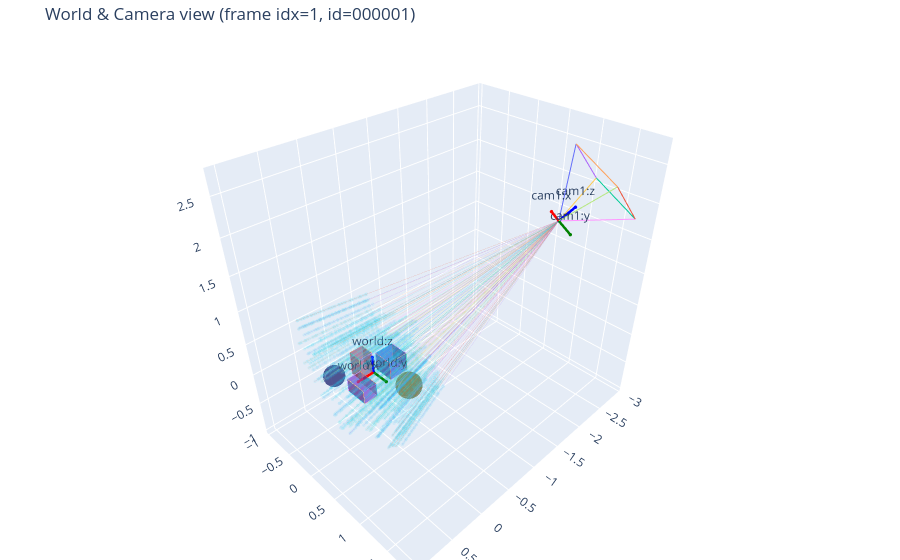

Notebook code cell kept with this figure:
### Code cell
if show_world_interactive:
    from nerflab.viz import plot_world_interactive
    try:
        world = load_world(world_json_path)
        cam = camera_from_loaded_H(batch["H_wc"])  
        idx = max(0, min(idx_frame_render, cam.B - 1))
        title = f"World & Camera view (frame idx={idx}, id={frame_ids[idx]})" if idx is not None else "All cam poses"

        idx_per_pose = torch.tensor([[idx_ray_render]], dtype=torch.long)

        fig, _ = plot_world_interactive(
            world,
            cameras=cam,
            cam_indices=[idx] if idx is not None else "all",
            draw_rays=True,
            draw_samples=True,
            # rays_indices=idx_per_pose,
            rays_per_pose=100,
            samples_deterministic=False,
            ray_alpha=0.25,
            samples_alpha=0.1,
            shape_edge_alpha=1.0,
            shape_face_alpha=0.6,
            set_labels=False,
            title=title,
            save_html=f"{scene_dir}/world_view.html",  # interactive output
            show=True,
        )
        # Optional static preview if you also want a PNG (requires `pip install kaleido`)
        # fig.write_image(f"{scene_dir}/world_view.png", scale=2)
    except Exception as e:
        print("[Warn] World Plotly view skipped due to error:", e)

### Figure 1 — Plotly figure (JSON) as saved in the notebook; plotly's stock layout.template omitted (floating-point values rounded to 4 significant figures; data arrays with more than 128 entries replaced by an {"elided": "..."} marker saying what was removed)
{"data": [{"flatshading": true, "hoverinfo": "skip", "i": [0, 0, 4, 4, 0, 0, 1, 1, 2, 2, 3, 3], "j": [1, 2, 6, 7, 4, 5, 5, 6, 6, 7, 7, 4], "k": [2, 3, 5, 6, 5, 1, 6, 2, 7, 3, 4, 0], "lighting": {"ambient": 0.5, "diffuse": 0.7, "specular": 0.1}, "name": "box", "opacity": 0.6, "type": "mesh3d", "x": [-0.44, -0.16, -0.16, -0.44, -0.44, -0.16, -0.16, -0.44], "y": [-0.14, -0.14, 0.14, 0.14, -0.14, -0.14, 0.14, 0.14], "z": [-0.14, -0.14, -0.14, -0.14, 0.14, 0.14, 0.14, 0.14]}, {"hoverinfo": "skip", "line": {"width": 1}, "mode": "lines", "name": "box-edge", "opacity": 1, "showlegend": false, "type": "scatter3d", "x": [-0.44, -0.16], "y": [-0.14, -0.14], "z": [-0.14, -0.14]}, {"hoverinfo": "skip", "line": {"width": 1}, "mode": "lines", "name": "box-edge", "opacity": 1, "showlegend": false, "type": "scatter3d", "x": [-0.16, -0.16], "y": [-0.14, 0.14], "z": [-0.14, -0.14]}, {"hoverinfo": "skip", "line": {"width": 1}, "mode": "lines", "name": "box-edge", "opacity": 1, "showlegend": false, "type": "scatter3d", "x": [-0.16, -0.44], "y": [0.14, 0.14], "z": [-0.14, -0.14]}, {"hoverinfo": "skip", "line": {"width": 1}, "mode": "lines", "name": "box-edge", "opacity": 1, "showlegend": false, "type": "scatter3d", "x": [-0.44, -0.44], "y": [0.14, -0.14], "z": [-0.14, -0.14]}, {"hoverinfo": "skip", "line": {"width": 1}, "mode": "lines", "name": "box-edge", "opacity": 1, "showlegend": false, "type": "scatter3d", "x": [-0.44, -0.16], "y": [-0.14, -0.14], "z": [0.14, 0.14]}, {"hoverinfo": "skip", "line": {"width": 1}, "mode": "lines", "name": "box-edge", "opacity": 1, "showlegend": false, "type": "scatter3d", "x": [-0.16, -0.16], "y": [-0.14, 0.14], "z": [0.14, 0.14]}, {"hoverinfo": "skip", "line": {"width": 1}, "mode": "lines", "name": "box-edge", "opacity": 1, "showlegend": false, "type": "scatter3d", "x": [-0.16, -0.44], "y": [0.14, 0.14], "z": [0.14, 0.14]}, {"hoverinfo": "skip", "line": {"width": 1}, "mode": "lines", "name": "box-edge", "opacity": 1, "showlegend": false, "type": "scatter3d", "x": [-0.44, -0.44], "y": [0.14, -0.14], "z": [0.14, 0.14]}, {"hoverinfo": "skip", "line": {"width": 1}, "mode": "lines", "name": "box-edge", "opacity": 1, "showlegend": false, "type": "scatter3d", "x": [-0.44, -0.44], "y": [-0.14, -0.14], "z": [-0.14, 0.14]}, {"hoverinfo": "skip", "line": {"width": 1}, "mode": "lines", "name": "box-edge", "opacity": 1, "showlegend": false, "type": "scatter3d", "x": [-0.16, -0.16], "y": [-0.14, -0.14], "z": [-0.14, 0.14]}, {"hoverinfo": "skip", "line": {"width": 1}, "mode": "lines", "name": "box-edge", "opacity": 1, "showlegend": false, "type": "scatter3d", "x": [-0.16, -0.16], "y": [0.14, 0.14], "z": [-0.14, 0.14]}, {"hoverinfo": "skip", "line": {"width": 1}, "mode": "lines", "name": "box-edge", "opacity": 1, "showlegend": false, "type": "scatter3d", "x": [-0.44, -0.44], "y": [0.14, 0.14], "z": [-0.14, 0.14]}, {"flatshading": true, "hoverinfo": "skip", "i": [0, 0, 4, 4, 0, 0, 1, 1, 2, 2, 3, 3], "j": [1, 2, 6, 7, 4, 5, 5, 6, 6, 7, 7, 4], "k": [2, 3, 5, 6, 5, 1, 6, 2, 7, 3, 4, 0], "lighting": {"ambient": 0.5, "diffuse": 0.7, "specular": 0.1}, "name": "box", "opacity": 0.6, "type": "mesh3d", "x": [0.18, 0.38, 0.38, 0.18, 0.18, 0.38, 0.38, 0.18], "y": [-0.04, -0.04, 0.28, 0.28, -0.04, -0.04, 0.28, 0.28], "z": [-0.1, -0.1, -0.1, -0.1, 0.1, 0.1, 0.1, 0.1]}, {"hoverinfo": "skip", "line": {"width": 1}, "mode": "lines", "name": "box-edge", "opacity": 1, "showlegend": false, "type": "scatter3d", "x": [0.18, 0.38], "y": [-0.04, -0.04], "z": [-0.1, -0.1]}, {"hoverinfo": "skip", "line": {"width": 1}, "mode": "lines", "name": "box-edge", "opacity": 1, "showlegend": false, "type": "scatter3d", "x": [0.38, 0.38], "y": [-0.04, 0.28], "z": [-0.1, -0.1]}, {"hoverinfo": "skip", "line": {"width": 1}, "mode": "lines", "name": "box-edge", "opacity": 1, "showlegend": false, "type": "scatter3d", "x": [0.38, 0.18], "y": [0.28, 0.28], "z": [-0.1, -0.1]}, {"hoverinfo": "skip", "line": {"width": 1}, "mode": "lines", "name": "box-edge", "opacity": 1, "showlegend": false, "type": "scatter3d", "x": [0.18, 0.18], "y": [0.28, -0.04], "z": [-0.1, -0.1]}, {"hoverinfo": "skip", "line": {"width": 1}, "mode": "lines", "name": "box-edge", "opacity": 1, "showlegend": false, "type": "scatter3d", "x": [0.18, 0.38], "y": [-0.04, -0.04], "z": [0.1, 0.1]}, {"hoverinfo": "skip", "line": {"width": 1}, "mode": "lines", "name": "box-edge", "opacity": 1, "showlegend": false, "type": "scatter3d", "x": [0.38, 0.38], "y": [-0.04, 0.28], "z": [0.1, 0.1]}, {"hoverinfo": "skip", "line": {"width": 1}, "mode": "lines", "name": "box-edge", "opacity": 1, "showlegend": false, "type": "scatter3d", "x": [0.38, 0.18], "y": [0.28, 0.28], "z": [0.1, 0.1]}, {"hoverinfo": "skip", "line": {"width": 1}, "mode": "lines", "name": "box-edge", "opacity": 1, "showlegend": false, "type": "scatter3d", "x": [0.18, 0.18], "y": [0.28, -0.04], "z": [0.1, 0.1]}, {"hoverinfo": "skip", "line": {"width": 1}, "mode": "lines", "name": "box-edge", "opacity": 1, "showlegend": false, "type": "scatter3d", "x": [0.18, 0.18], "y": [-0.04, -0.04], "z": [-0.1, 0.1]}, {"hoverinfo": "skip", "line": {"width": 1}, "mode": "lines", "name": "box-edge", "opacity": 1, "showlegend": false, "type": "scatter3d", "x": [0.38, 0.38], "y": [-0.04, -0.04], "z": [-0.1, 0.1]}, {"hoverinfo": "skip", "line": {"width": 1}, "mode": "lines", "name": "box-edge", "opacity": 1, "showlegend": false, "type": "scatter3d", "x": [0.38, 0.38], "y": [0.28, 0.28], "z": [-0.1, 0.1]}, {"hoverinfo": "skip", "line": {"width": 1}, "mode": "lines", "name": "box-edge", "opacity": 1, "showlegend": false, "type": "scatter3d", "x": [0.18, 0.18], "y": [0.28, 0.28], "z": [-0.1, 0.1]}, {"flatshading": true, "hoverinfo": "skip", "i": [0, 0, 4, 4, 0, 0, 1, 1, 2, 2, 3, 3], "j": [1, 2, 6, 7, 4, 5, 5, 6, 6, 7, 7, 4], "k": [2, 3, 5, 6, 5, 1, 6, 2, 7, 3, 4, 0], "lighting": {"ambient": 0.5, "diffuse": 0.7, "specular": 0.1}, "name": "box", "opacity": 0.6, "type": "mesh3d", "x": [-0.1, 0.1, 0.1, -0.1, -0.1, 0.1, 0.1, -0.1], "y": [-0.34, -0.34, -0.14, -0.14, -0.34, -0.34, -0.14, -0.14], "z": [-0.18, -0.18, -0.18, -0.18, 0.18, 0.18, 0.18, 0.18]}, {"hoverinfo": "skip", "line": {"width": 1}, "mode": "lines", "name": "box-edge", "opacity": 1, "showlegend": false, "type": "scatter3d", "x": [-0.1, 0.1], "y": [-0.34, -0.34], "z": [-0.18, -0.18]}, {"hoverinfo": "skip", "line": {"width": 1}, "mode": "lines", "name": "box-edge", "opacity": 1, "showlegend": false, "type": "scatter3d", "x": [0.1, 0.1], "y": [-0.34, -0.14], "z": [-0.18, -0.18]}, {"hoverinfo": "skip", "line": {"width": 1}, "mode": "lines", "name": "box-edge", "opacity": 1, "showlegend": false, "type": "scatter3d", "x": [0.1, -0.1], "y": [-0.14, -0.14], "z": [-0.18, -0.18]}, {"hoverinfo": "skip", "line": {"width": 1}, "mode": "lines", "name": "box-edge", "opacity": 1, "showlegend": false, "type": "scatter3d", "x": [-0.1, -0.1], "y": [-0.14, -0.34], "z": [-0.18, -0.18]}, {"hoverinfo": "skip", "line": {"width": 1}, "mode": "lines", "name": "box-edge", "opacity": 1, "showlegend": false, "type": "scatter3d", "x": [-0.1, 0.1], "y": [-0.34, -0.34], "z": [0.18, 0.18]}, {"hoverinfo": "skip", "line": {"width": 1}, "mode": "lines", "name": "box-edge", "opacity": 1, "showlegend": false, "type": "scatter3d", "x": [0.1, 0.1], "y": [-0.34, -0.14], "z": [0.18, 0.18]}, {"hoverinfo": "skip", "line": {"width": 1}, "mode": "lines", "name": "box-edge", "opacity": 1, "showlegend": false, "type": "scatter3d", "x": [0.1, -0.1], "y": [-0.14, -0.14], "z": [0.18, 0.18]}, {"hoverinfo": "skip", "line": {"width": 1}, "mode": "lines", "name": "box-edge", "opacity": 1, "showlegend": false, "type": "scatter3d", "x": [-0.1, -0.1], "y": [-0.14, -0.34], "z": [0.18, 0.18]}, {"hoverinfo": "skip", "line": {"width": 1}, "mode": "lines", "name": "box-edge", "opacity": 1, "showlegend": false, "type": "scatter3d", "x": [-0.1, -0.1], "y": [-0.34, -0.34], "z": [-0.18, 0.18]}, {"hoverinfo": "skip", "line": {"width": 1}, "mode": "lines", "name": "box-edge", "opacity": 1, "showlegend": false, "type": "scatter3d", "x": [0.1, 0.1], "y": [-0.34, -0.34], "z": [-0.18, 0.18]}, {"hoverinfo": "skip", "line": {"width": 1}, "mode": "lines", "name": "box-edge", "opacity": 1, "showlegend": false, "type": "scatter3d", "x": [0.1, 0.1], "y": [-0.14, -0.14], "z": [-0.18, 0.18]}, {"hoverinfo": "skip", "line": {"width": 1}, "mode": "lines", "name": "box-edge", "opacity": 1, "showlegend": false, "type": "scatter3d", "x": [-0.1, -0.1], "y": [-0.14, -0.14], "z": [-0.18, 0.18]}, {"flatshading": true, "hoverinfo": "skip", "i": {"elided": "1482 int values"}, "j": {"elided": "1482 int values"}, "k": {"elided": "1482 int values"}, "lighting": {"ambient": 0.5, "diffuse": 0.7, "specular": 0.1}, "name": "sphere", "opacity": 0.6, "type": "mesh3d", "x": {"elided": "800 float values"}, "y": {"elided": "800 float values"}, "z": {"elided": "800 float values"}}, {"flatshading": true, "hoverinfo": "skip", "i": {"elided": "1482 int values"}, "j": {"elided": "1482 int values"}, "k": {"elided": "1482 int values"}, "lighting": {"ambient": 0.5, "diffuse": 0.7, "specular": 0.1}, "name": "sphere", "opacity": 0.6, "type": "mesh3d", "x": {"elided": "800 float values"}, "y": {"elided": "800 float values"}, "z": {"elided": "800 float values"}}, {"hovertemplate": "world:x axis<extra></extra>", "line": {"color": "red", "width": 5}, "marker": {"color": "red", "size": 2}, "mode": "lines+markers+text", "name": "world:x", "showlegend": false, "text": [null, "world:x"], "textposition": "top center", "type": "scatter3d", "x": [0, 0.25], "y": [0, 0], "z": [0, 0]}, {"hovertemplate": "world:y axis<extra></extra>", "line": {"color": "green", "width": 5}, "marker": {"color": "green", "size": 2}, "mode": "lines+markers+text", "name": "world:y", "showlegend": false, "text": [null, "world:y"], "textposition": "top center", "type": "scatter3d", "x": [0, 0], "y": [0, 0.25], "z": [0, 0]}, {"hovertemplate": "world:z axis<extra></extra>", "line": {"color": "blue", "width": 5}, "marker": {"color": "blue", "size": 2}, "mode": "lines+markers+text", "name": "world:z", "showlegend": false, "text": [null, "world:z"], "textposition": "top center", "type": "scatter3d", "x": [0, 0], "y": [0, 0], "z": [0, 0.25]}, {"hovertemplate": "cam1:x axis<extra></extra>", "line": {"color": "red", "width": 5}, "marker": {"color": "red", "size": 2}, "mode": "lines+markers+text", "name": "cam1:x", "showlegend": false, "text": [null, "cam1:x"], "textposition": "top center", "type": "scatter3d", "x": [-2.033, -1.864], "y": [1.182, 1.182], "z": [1.863, 2.047]}, {"hovertemplate": "cam1:y axis<extra></extra>", "line": {"color": "green", "width": 5}, "marker": {"color": "green", "size": 2}, "mode": "lines+markers+text", "name": "cam1:y", "showlegend": false, "text": [null, "cam1:y"], "textposition": "top center", "type": "scatter3d", "x": [-2.033, -1.961], "y": [1.182, 1.412], "z": [1.863, 1.796]}, {"hovertemplate": "cam1:z axis<extra></extra>", "line": {"color": "blue", "width": 5}, "marker": {"color": "blue", "size": 2}, "mode": "lines+markers+text", "name": "cam1:z", "showlegend": false, "text": [null, "cam1:z"], "textposition": "top center", "type": "scatter3d", "x": [-2.033, -2.203], "y": [1.182, 1.28], "z": [1.863, 2.018]}, {"hoverinfo": "skip", "line": {"width": 2}, "mode": "lines", "name": "cam1", "opacity": 1, "showlegend": false, "type": "scatter3d", "x": [-2.033, -2.117], "y": [1.182, 1.829], "z": [1.863, 2.488]}, {"hoverinfo": "skip", "line": {"width": 2}, "mode": "lines", "name": "cam1", "opacity": 1, "showlegend": false, "type": "scatter3d", "x": [-2.033, -2.663], "y": [1.182, 1.829], "z": [1.863, 1.892]}, {"hoverinfo": "skip", "line": {"width": 2}, "mode": "lines", "name": "cam1", "opacity": 1, "showlegend": false, "type": "scatter3d", "x": [-2.033, -2.898], "y": [1.182, 1.086], "z": [1.863, 2.107]}, {"hoverinfo": "skip", "line": {"width": 2}, "mode": "lines", "name": "cam1", "opacity": 1, "showlegend": false, "type": "scatter3d", "x": [-2.033, -2.352], "y": [1.182, 1.086], "z": [1.863, 2.703]}, {"hoverinfo": "skip", "line": {"width": 2}, "mode": "lines", "name": "cam1", "opacity": 1, "showlegend": false, "type": "scatter3d", "x": [-2.117, -2.663], "y": [1.829, 1.829], "z": [2.488, 1.892]}, {"hoverinfo": "skip", "line": {"width": 2}, "mode": "lines", "name": "cam1", "opacity": 1, "showlegend": false, "type": "scatter3d", "x": [-2.663, -2.898], "y": [1.829, 1.086], "z": [1.892, 2.107]}, {"hoverinfo": "skip", "line": {"width": 2}, "mode": "lines", "name": "cam1", "opacity": 1, "showlegend": false, "type": "scatter3d", "x": [-2.898, -2.352], "y": [1.086, 1.086], "z": [2.107, 2.703]}, {"hoverinfo": "skip", "line": {"width": 2}, "mode": "lines", "name": "cam1", "opacity": 1, "showlegend": false, "type": "scatter3d", "x": [-2.352, -2.117], "y": [1.086, 1.829], "z": [2.703, 2.488]}, {"marker": {"opacity": 0.1, "size": 2}, "mode": "markers", "name": "samples", "showlegend": false, "type": "scatter3d", "x": {"elided": "4000 float values"}, "y": {"elided": "4000 float values"}, "z": {"elided": "4000 float values"}}, {"hoverinfo": "skip", "line": {"width": 0.8}, "mode": "lines", "name": "ray", "opacity": 0.25, "showlegend": false, "type": "scatter3d", "x": [-2.033, 0.7828], "y": [1.182, -0.136], "z": [1.863, 0.2554]}, {"hoverinfo": "skip", "line": {"width": 0.8}, "mode": "lines", "name": "ray", "opacity": 0.25, "showlegend": false, "type": "scatter3d", "x": [-2.033, -0.01702], "y": [1.182, -0.09931], "z": [1.863, -0.6954]}, {"hoverinfo": "skip", "line": {"width": 0.8}, "mode": "lines", "name": "ray", "opacity": 0.25, "showlegend": false, "type": "scatter3d", "x": [-2.033, 0.597], "y": [1.182, 0.02549], "z": [1.863, -0.1361]}, {"hoverinfo": "skip", "line": {"width": 0.8}, "mode": "lines", "name": "ray", "opacity": 0.25, "showlegend": false, "type": "scatter3d", "x": [-2.033, -0.2512], "y": [1.182, -0.3593], "z": [1.863, -0.7257]}, {"hoverinfo": "skip", "line": {"width": 0.8}, "mode": "lines", "name": "ray", "opacity": 0.25, "showlegend": false, "type": "scatter3d", "x": [-2.033, 0.8695], "y": [1.182, 0.3391], "z": [1.863, 0.0979]}, {"hoverinfo": "skip", "line": {"width": 0.8}, "mode": "lines", "name": "ray", "opacity": 0.25, "showlegend": false, "type": "scatter3d", "x": [-2.033, 0.4848], "y": [1.182, -0.8957], "z": [1.863, 0.6004]}, {"hoverinfo": "skip", "line": {"width": 0.8}, "mode": "lines", "name": "ray", "opacity": 0.25, "showlegend": false, "type": "scatter3d", "x": [-2.033, 0.1918], "y": [1.182, -0.2916], "z": [1.863, -0.4019]}, {"hoverinfo": "skip", "line": {"width": 0.8}, "mode": "lines", "name": "ray", "opacity": 0.25, "showlegend": false, "type": "scatter3d", "x": [-2.033, 0.6013], "y": [1.182, -0.5415], "z": [1.863, 0.3331]}, {"hoverinfo": "skip", "line": {"width": 0.8}, "mode": "lines", "name": "ray", "opacity": 0.25, "showlegend": false, "type": "scatter3d", "x": [-2.033, 0.5551], "y": [1.182, 0.2949], "z": [1.863, -0.32]}, {"hoverinfo": "skip", "line": {"width": 0.8}, "mode": "lines", "name": "ray", "opacity": 0.25, "showlegend": false, "type": "scatter3d", "x": [-2.033, 0.8312], "y": [1.182, 0.05927], "z": [1.863, 0.1938]}, {"hoverinfo": "skip", "line": {"width": 0.8}, "mode": "lines", "name": "ray", "opacity": 0.25, "showlegend": false, "type": "scatter3d", "x": [-2.033, 0.007246], "y": [1.182, -0.2502], "z": [1.863, -0.5942]}, {"hoverinfo": "skip", "line": {"width": 0.8}, "mode": "lines", "name": "ray", "opacity": 0.25, "showlegend": false, "type": "scatter3d", "x": [-2.033, 0.4675], "y": [1.182, -0.4193], "z": [1.863, 0.009858]}, {"hoverinfo": "skip", "line": {"width": 0.8}, "mode": "lines", "name": "ray", "opacity": 0.25, "showlegend": false, "type": "scatter3d", "x": [-2.033, 0.8669], "y": [1.182, 0.3496], "z": [1.863, 0.08867]}, {"hoverinfo": "skip", "line": {"width": 0.8}, "mode": "lines", "name": "ray", "opacity": 0.25, "showlegend": false, "type": "scatter3d", "x": [-2.033, 0.07235], "y": [1.182, -0.5967], "z": [1.863, -0.2946]}, {"hoverinfo": "skip", "line": {"width": 0.8}, "mode": "lines", "name": "ray", "opacity": 0.25, "showlegend": false, "type": "scatter3d", "x": [-2.033, -0.09731], "y": [1.182, -0.07108], "z": [1.863, -0.7704]}, {"hoverinfo": "skip", "line": {"width": 0.8}, "mode": "lines", "name": "ray", "opacity": 0.25, "showlegend": false, "type": "scatter3d", "x": [-2.033, 0.09117], "y": [1.182, 0.3995], "z": [1.863, -0.8066]}, {"hoverinfo": "skip", "line": {"width": 0.8}, "mode": "lines", "name": "ray", "opacity": 0.25, "showlegend": false, "type": "scatter3d", "x": [-2.033, 0.4642], "y": [1.182, -0.6161], "z": [1.863, 0.1952]}, {"hoverinfo": "skip", "line": {"width": 0.8}, "mode": "lines", "name": "ray", "opacity": 0.25, "showlegend": false, "type": "scatter3d", "x": [-2.033, 0.4841], "y": [1.182, -0.3473], "z": [1.863, -0.02822]}, {"hoverinfo": "skip", "line": {"width": 0.8}, "mode": "lines", "name": "ray", "opacity": 0.25, "showlegend": false, "type": "scatter3d", "x": [-2.033, 0.1588], "y": [1.182, 0.03039], "z": [1.863, -0.6111]}, {"hoverinfo": "skip", "line": {"width": 0.8}, "mode": "lines", "name": "ray", "opacity": 0.25, "showlegend": false, "type": "scatter3d", "x": [-2.033, -0.08919], "y": [1.182, 0.3834], "z": [1.863, -0.9362]}, {"hoverinfo": "skip", "line": {"width": 0.8}, "mode": "lines", "name": "ray", "opacity": 0.25, "showlegend": false, "type": "scatter3d", "x": [-2.033, -0.6409], "y": [1.182, -0.8991], "z": [1.863, -0.5831]}, {"hoverinfo": "skip", "line": {"width": 0.8}, "mode": "lines", "name": "ray", "opacity": 0.25, "showlegend": false, "type": "scatter3d", "x": [-2.033, -0.1536], "y": [1.182, -0.5788], "z": [1.863, -0.5075]}, {"hoverinfo": "skip", "line": {"width": 0.8}, "mode": "lines", "name": "ray", "opacity": 0.25, "showlegend": false, "type": "scatter3d", "x": [-2.033, 0.655], "y": [1.182, -0.2541], "z": [1.863, 0.1417]}, {"hoverinfo": "skip", "line": {"width": 0.8}, "mode": "lines", "name": "ray", "opacity": 0.25, "showlegend": false, "type": "scatter3d", "x": [-2.033, -0.3028], "y": [1.182, -0.003799], "z": [1.863, -0.9391]}, {"hoverinfo": "skip", "line": {"width": 0.8}, "mode": "lines", "name": "ray", "opacity": 0.25, "showlegend": false, "type": "scatter3d", "x": [-2.033, 0.4776], "y": [1.182, -0.8498], "z": [1.863, 0.5142]}, {"hoverinfo": "skip", "line": {"width": 0.8}, "mode": "lines", "name": "ray", "opacity": 0.25, "showlegend": false, "type": "scatter3d", "x": [-2.033, 0.3237], "y": [1.182, -0.5499], "z": [1.863, -0.05988]}, {"hoverinfo": "skip", "line": {"width": 0.8}, "mode": "lines", "name": "ray", "opacity": 0.25, "showlegend": false, "type": "scatter3d", "x": [-2.033, 0.2554], "y": [1.182, 0.2269], "z": [1.863, -0.6073]}, {"hoverinfo": "skip", "line": {"width": 0.8}, "mode": "lines", "name": "ray", "opacity": 0.25, "showlegend": false, "type": "scatter3d", "x": [-2.033, 0.8715], "y": [1.182, 0.6182], "z": [1.863, -0.006793]}, {"hoverinfo": "skip", "line": {"width": 0.8}, "mode": "lines", "name": "ray", "opacity": 0.25, "showlegend": false, "type": "scatter3d", "x": [-2.033, 0.7422], "y": [1.182, -0.3073], "z": [1.863, 0.3362]}, {"hoverinfo": "skip", "line": {"width": 0.8}, "mode": "lines", "name": "ray", "opacity": 0.25, "showlegend": false, "type": "scatter3d", "x": [-2.033, 0.6493], "y": [1.182, -0.01103], "z": [1.863, -0.04297]}, {"hoverinfo": "skip", "line": {"width": 0.8}, "mode": "lines", "name": "ray", "opacity": 0.25, "showlegend": false, "type": "scatter3d", "x": [-2.033, -0.2064], "y": [1.182, 0.1729], "z": [1.863, -0.9471]}, {"hoverinfo": "skip", "line": {"width": 0.8}, "mode": "lines", "name": "ray", "opacity": 0.25, "showlegend": false, "type": "scatter3d", "x": [-2.033, 0.7436], "y": [1.182, 0.4285], "z": [1.863, -0.1303]}, {"hoverinfo": "skip", "line": {"width": 0.8}, "mode": "lines", "name": "ray", "opacity": 0.25, "showlegend": false, "type": "scatter3d", "x": [-2.033, -0.01008], "y": [1.182, -0.7925], "z": [1.863, -0.2011]}, {"hoverinfo": "skip", "line": {"width": 0.8}, "mode": "lines", "name": "ray", "opacity": 0.25, "showlegend": false, "type": "scatter3d", "x": [-2.033, 0.3956], "y": [1.182, -0.2322], "z": [1.863, -0.2234]}, {"hoverinfo": "skip", "line": {"width": 0.8}, "mode": "lines", "name": "ray", "opacity": 0.25, "showlegend": false, "type": "scatter3d", "x": [-2.033, -0.1608], "y": [1.182, -0.08375], "z": [1.863, -0.8099]}, {"hoverinfo": "skip", "line": {"width": 0.8}, "mode": "lines", "name": "ray", "opacity": 0.25, "showlegend": false, "type": "scatter3d", "x": [-2.033, 0.2603], "y": [1.182, 0.6095], "z": [1.863, -0.7185]}, {"hoverinfo": "skip", "line": {"width": 0.8}, "mode": "lines", "name": "ray", "opacity": 0.25, "showlegend": false, "type": "scatter3d", "x": [-2.033, 0.9001], "y": [1.182, 0.4737], "z": [1.863, 0.08947]}, {"hoverinfo": "skip", "line": {"width": 0.8}, "mode": "lines", "name": "ray", "opacity": 0.25, "showlegend": false, "type": "scatter3d", "x": [-2.033, -0.5486], "y": [1.182, -0.9], "z": [1.863, -0.5274]}, {"hoverinfo": "skip", "line": {"width": 0.8}, "mode": "lines", "name": "ray", "opacity": 0.25, "showlegend": false, "type": "scatter3d", "x": [-2.033, -0.1507], "y": [1.182, -0.958], "z": [1.863, -0.169]}, {"hoverinfo": "skip", "line": {"width": 0.8}, "mode": "lines", "name": "ray", "opacity": 0.25, "showlegend": false, "type": "scatter3d", "x": [-2.033, 0.5991], "y": [1.182, -0.5927], "z": [1.863, 0.3889]}, {"hoverinfo": "skip", "line": {"width": 0.8}, "mode": "lines", "name": "ray", "opacity": 0.25, "showlegend": false, "type": "scatter3d", "x": [-2.033, 0.4002], "y": [1.182, 0.4681], "z": [1.863, -0.5496]}, {"hoverinfo": "skip", "line": {"width": 0.8}, "mode": "lines", "name": "ray", "opacity": 0.25, "showlegend": false, "type": "scatter3d", "x": [-2.033, 0.5884], "y": [1.182, -0.3185], "z": [1.863, 0.09457]}, {"hoverinfo": "skip", "line": {"width": 0.8}, "mode": "lines", "name": "ray", "opacity": 0.25, "showlegend": false, "type": "scatter3d", "x": [-2.033, 0.3742], "y": [1.182, 0.4574], "z": [1.863, -0.5725]}, {"hoverinfo": "skip", "line": {"width": 0.8}, "mode": "lines", "name": "ray", "opacity": 0.25, "showlegend": false, "type": "scatter3d", "x": [-2.033, -0.2552], "y": [1.182, -0.433], "z": [1.863, -0.6832]}, {"hoverinfo": "skip", "line": {"width": 0.8}, "mode": "lines", "name": "ray", "opacity": 0.25, "showlegend": false, "type": "scatter3d", "x": [-2.033, -0.05777], "y": [1.182, -0.04492], "z": [1.863, -0.7532]}, {"hoverinfo": "skip", "line": {"width": 0.8}, "mode": "lines", "name": "ray", "opacity": 0.25, "showlegend": false, "type": "scatter3d", "x": [-2.033, 0.05388], "y": [1.182, -0.8769], "z": [1.863, -0.04936]}, {"hoverinfo": "skip", "line": {"width": 0.8}, "mode": "lines", "name": "ray", "opacity": 0.25, "showlegend": false, "type": "scatter3d", "x": [-2.033, -0.4182], "y": [1.182, -0.9475], "z": [1.863, -0.3974]}, {"hoverinfo": "skip", "line": {"width": 0.8}, "mode": "lines", "name": "ray", "opacity": 0.25, "showlegend": false, "type": "scatter3d", "x": [-2.033, -0.3299], "y": [1.182, -0.1925], "z": [1.863, -0.8686]}, {"hoverinfo": "skip", "line": {"width": 0.8}, "mode": "lines", "name": "ray", "opacity": 0.25, "showlegend": false, "type": "scatter3d", "x": [-2.033, 0.3139], "y": [1.182, 0.6193], "z": [1.863, -0.6721]}, {"hoverinfo": "skip", "line": {"width": 0.8}, "mode": "lines", "name": "ray", "opacity": 0.25, "showlegend": false, "type": "scatter3d", "x": [-2.033, 0.6396], "y": [1.182, -0.4297], "z": [1.863, 0.2787]}, {"hoverinfo": "skip", "line": {"width": 0.8}, "mode": "lines", "name": "ray", "opacity": 0.25, "showlegend": false, "type": "scatter3d", "x": [-2.033, -0.05835], "y": [1.182, 0.3047], "z": [1.863, -0.8907]}, {"hoverinfo": "skip", "line": {"width": 0.8}, "mode": "lines", "name": "ray", "opacity": 0.25, "showlegend": false, "type": "scatter3d", "x": [-2.033, 0.3512], "y": [1.182, -0.4555], "z": [1.863, -0.1081]}, {"hoverinfo": "skip", "line": {"width": 0.8}, "mode": "lines", "name": "ray", "opacity": 0.25, "showlegend": false, "type": "scatter3d", "x": [-2.033, 0.3326], "y": [1.182, -0.5463], "z": [1.863, -0.05225]}, {"hoverinfo": "skip", "line": {"width": 0.8}, "mode": "lines", "name": "ray", "opacity": 0.25, "showlegend": false, "type": "scatter3d", "x": [-2.033, -0.1557], "y": [1.182, -0.2224], "z": [1.863, -0.7361]}, {"hoverinfo": "skip", "line": {"width": 0.8}, "mode": "lines", "name": "ray", "opacity": 0.25, "showlegend": false, "type": "scatter3d", "x": [-2.033, 0.368], "y": [1.182, 0.4575], "z": [1.863, -0.5785]}, {"hoverinfo": "skip", "line": {"width": 0.8}, "mode": "lines", "name": "ray", "opacity": 0.25, "showlegend": false, "type": "scatter3d", "x": [-2.033, 0.2063], "y": [1.182, 0.6036], "z": [1.863, -0.7642]}, {"hoverinfo": "skip", "line": {"width": 0.8}, "mode": "lines", "name": "ray", "opacity": 0.25, "showlegend": false, "type": "scatter3d", "x": [-2.033, -0.02974], "y": [1.182, 0.1003], "z": [1.863, -0.7956]}, {"hoverinfo": "skip", "line": {"width": 0.8}, "mode": "lines", "name": "ray", "opacity": 0.25, "showlegend": false, "type": "scatter3d", "x": [-2.033, 0.06281], "y": [1.182, 0.5612], "z": [1.863, -0.8708]}, {"hoverinfo": "skip", "line": {"width": 0.8}, "mode": "lines", "name": "ray", "opacity": 0.25, "showlegend": false, "type": "scatter3d", "x": [-2.033, 0.7343], "y": [1.182, 0.37], "z": [1.863, -0.1202]}, {"hoverinfo": "skip", "line": {"width": 0.8}, "mode": "lines", "name": "ray", "opacity": 0.25, "showlegend": false, "type": "scatter3d", "x": [-2.033, 0.9651], "y": [1.182, 0.6273], "z": [1.863, 0.1443]}, {"hoverinfo": "skip", "line": {"width": 0.8}, "mode": "lines", "name": "ray", "opacity": 0.25, "showlegend": false, "type": "scatter3d", "x": [-2.033, -0.04666], "y": [1.182, -0.2643], "z": [1.863, -0.6298]}, {"hoverinfo": "skip", "line": {"width": 0.8}, "mode": "lines", "name": "ray", "opacity": 0.25, "showlegend": false, "type": "scatter3d", "x": [-2.033, 0.2479], "y": [1.182, -0.7992], "z": [1.863, 0.09559]}, {"hoverinfo": "skip", "line": {"width": 0.8}, "mode": "lines", "name": "ray", "opacity": 0.25, "showlegend": false, "type": "scatter3d", "x": [-2.033, -0.4303], "y": [1.182, -0.4136], "z": [1.863, -0.8086]}, {"hoverinfo": "skip", "line": {"width": 0.8}, "mode": "lines", "name": "ray", "opacity": 0.25, "showlegend": false, "type": "scatter3d", "x": [-2.033, -0.09823], "y": [1.182, -0.08198], "z": [1.863, -0.7658]}, {"hoverinfo": "skip", "line": {"width": 0.8}, "mode": "lines", "name": "ray", "opacity": 0.25, "showlegend": false, "type": "scatter3d", "x": [-2.033, 0.8521], "y": [1.182, 0.1107], "z": [1.863, 0.1959]}, {"hoverinfo": "skip", "line": {"width": 0.8}, "mode": "lines", "name": "ray", "opacity": 0.25, "showlegend": false, "type": "scatter3d", "x": [-2.033, -0.1177], "y": [1.182, -0.426], "z": [1.863, -0.586]}, {"hoverinfo": "skip", "line": {"width": 0.8}, "mode": "lines", "name": "ray", "opacity": 0.25, "showlegend": false, "type": "scatter3d", "x": [-2.033, -0.03701], "y": [1.182, -0.4254], "z": [1.863, -0.5211]}, {"hoverinfo": "skip", "line": {"width": 0.8}, "mode": "lines", "name": "ray", "opacity": 0.25, "showlegend": false, "type": "scatter3d", "x": [-2.033, 0.4245], "y": [1.182, 0.2684], "z": [1.863, -0.4558]}, {"hoverinfo": "skip", "line": {"width": 0.8}, "mode": "lines", "name": "ray", "opacity": 0.25, "showlegend": false, "type": "scatter3d", "x": [-2.033, 0.7599], "y": [1.182, -0.345], "z": [1.863, 0.4075]}, {"hoverinfo": "skip", "line": {"width": 0.8}, "mode": "lines", "name": "ray", "opacity": 0.25, "showlegend": false, "type": "scatter3d", "x": [-2.033, 0.4936], "y": [1.182, -0.6033], "z": [1.863, 0.226]}, {"hoverinfo": "skip", "line": {"width": 0.8}, "mode": "lines", "name": "ray", "opacity": 0.25, "showlegend": false, "type": "scatter3d", "x": [-2.033, 0.5272], "y": [1.182, -0.8049], "z": [1.863, 0.5407]}, {"hoverinfo": "skip", "line": {"width": 0.8}, "mode": "lines", "name": "ray", "opacity": 0.25, "showlegend": false, "type": "scatter3d", "x": [-2.033, -0.1006], "y": [1.182, -0.5901], "z": [1.863, -0.4559]}, {"hoverinfo": "skip", "line": {"width": 0.8}, "mode": "lines", "name": "ray", "opacity": 0.25, "showlegend": false, "type": "scatter3d", "x": [-2.033, 0.9984], "y": [1.182, 0.6438], "z": [1.863, 0.1983]}, {"hoverinfo": "skip", "line": {"width": 0.8}, "mode": "lines", "name": "ray", "opacity": 0.25, "showlegend": false, "type": "scatter3d", "x": [-2.033, 0.1451], "y": [1.182, -0.5413], "z": [1.863, -0.2671]}, {"hoverinfo": "skip", "line": {"width": 0.8}, "mode": "lines", "name": "ray", "opacity": 0.25, "showlegend": false, "type": "scatter3d", "x": [-2.033, -0.5362], "y": [1.182, -0.759], "z": [1.863, -0.6358]}, {"hoverinfo": "skip", "line": {"width": 0.8}, "mode": "lines", "name": "ray", "opacity": 0.25, "showlegend": false, "type": "scatter3d", "x": [-2.033, 0.03984], "y": [1.182, -0.1907], "z": [1.863, -0.6008]}, {"hoverinfo": "skip", "line": {"width": 0.8}, "mode": "lines", "name": "ray", "opacity": 0.25, "showlegend": false, "type": "scatter3d", "x": [-2.033, 0.08852], "y": [1.182, -0.5635], "z": [1.863, -0.3058]}, {"hoverinfo": "skip", "line": {"width": 0.8}, "mode": "lines", "name": "ray", "opacity": 0.25, "showlegend": false, "type": "scatter3d", "x": [-2.033, 0.09484], "y": [1.182, -0.5434], "z": [1.863, -0.3157]}, {"hoverinfo": "skip", "line": {"width": 0.8}, "mode": "lines", "name": "ray", "opacity": 0.25, "showlegend": false, "type": "scatter3d", "x": [-2.033, 0.4454], "y": [1.182, 0.346], "z": [1.863, -0.4629]}, {"hoverinfo": "skip", "line": {"width": 0.8}, "mode": "lines", "name": "ray", "opacity": 0.25, "showlegend": false, "type": "scatter3d", "x": [-2.033, 0.04841], "y": [1.182, 0.4308], "z": [1.863, -0.849]}, {"hoverinfo": "skip", "line": {"width": 0.8}, "mode": "lines", "name": "ray", "opacity": 0.25, "showlegend": false, "type": "scatter3d", "x": [-2.033, 0.3563], "y": [1.182, 0.644], "z": [1.863, -0.6376]}, {"hoverinfo": "skip", "line": {"width": 0.8}, "mode": "lines", "name": "ray", "opacity": 0.25, "showlegend": false, "type": "scatter3d", "x": [-2.033, 0.4235], "y": [1.182, 0.3683], "z": [1.863, -0.4937]}, {"hoverinfo": "skip", "line": {"width": 0.8}, "mode": "lines", "name": "ray", "opacity": 0.25, "showlegend": false, "type": "scatter3d", "x": [-2.033, 0.6849], "y": [1.182, -0.3264], "z": [1.863, 0.2542]}, {"hoverinfo": "skip", "line": {"width": 0.8}, "mode": "lines", "name": "ray", "opacity": 0.25, "showlegend": false, "type": "scatter3d", "x": [-2.033, 0.6506], "y": [1.182, -0.2207], "z": [1.863, 0.1076]}, {"hoverinfo": "skip", "line": {"width": 0.8}, "mode": "lines", "name": "ray", "opacity": 0.25, "showlegend": false, "type": "scatter3d", "x": [-2.033, -0.2751], "y": [1.182, -0.6035], "z": [1.863, -0.5811]}, {"hoverinfo": "skip", "line": {"width": 0.8}, "mode": "lines", "name": "ray", "opacity": 0.25, "showlegend": false, "type": "scatter3d", "x": [-2.033, -0.3008], "y": [1.182, -0.02945], "z": [1.863, -0.9269]}, {"hoverinfo": "skip", "line": {"width": 0.8}, "mode": "lines", "name": "ray", "opacity": 0.25, "showlegend": false, "type": "scatter3d", "x": [-2.033, -0.1948], "y": [1.182, -0.4851], "z": [1.863, -0.6056]}, {"hoverinfo": "skip", "line": {"width": 0.8}, "mode": "lines", "name": "ray", "opacity": 0.25, "showlegend": false, "type": "scatter3d", "x": [-2.033, 0.4575], "y": [1.182, -0.8034], "z": [1.863, 0.4116]}, {"hoverinfo": "skip", "line": {"width": 0.8}, "mode": "lines", "name": "ray", "opacity": 0.25, "showlegend": false, "type": "scatter3d", "x": [-2.033, 0.687], "y": [1.182, 0.3497], "z": [1.863, -0.1765]}, {"hoverinfo": "skip", "line": {"width": 0.8}, "mode": "lines", "name": "ray", "opacity": 0.25, "showlegend": false, "type": "scatter3d", "x": [-2.033, 0.568], "y": [1.182, -0.1862], "z": [1.863, -0.03794]}, {"hoverinfo": "skip", "line": {"width": 0.8}, "mode": "lines", "name": "ray", "opacity": 0.25, "showlegend": false, "type": "scatter3d", "x": [-2.033, 0.208], "y": [1.182, -0.8896], "z": [1.863, 0.1491]}, {"hoverinfo": "skip", "line": {"width": 0.8}, "mode": "lines", "name": "ray", "opacity": 0.25, "showlegend": false, "type": "scatter3d", "x": [-2.033, -0.1525], "y": [1.182, -0.5101], "z": [1.863, -0.5562]}, {"hoverinfo": "skip", "line": {"width": 0.8}, "mode": "lines", "name": "ray", "opacity": 0.25, "showlegend": false, "type": "scatter3d", "x": [-2.033, -0.1268], "y": [1.182, 0.1773], "z": [1.863, -0.8954]}, {"hoverinfo": "skip", "line": {"width": 0.8}, "mode": "lines", "name": "ray", "opacity": 0.25, "showlegend": false, "type": "scatter3d", "x": [-2.033, 0.04451], "y": [1.182, -0.1181], "z": [1.863, -0.6361]}, {"hoverinfo": "skip", "line": {"width": 0.8}, "mode": "lines", "name": "ray", "opacity": 0.25, "showlegend": false, "type": "scatter3d", "x": [-2.033, 0.6058], "y": [1.182, 0.351], "z": [1.863, -0.281]}, {"hoverinfo": "skip", "line": {"width": 0.8}, "mode": "lines", "name": "ray", "opacity": 0.25, "showlegend": false, "type": "scatter3d", "x": [-2.033, -0.3457], "y": [1.182, -0.2122], "z": [1.863, -0.8685]}, {"hoverinfo": "skip", "line": {"width": 0.8}, "mode": "lines", "name": "ray", "opacity": 0.25, "showlegend": false, "type": "scatter3d", "x": [-2.033, 0.4036], "y": [1.182, -0.04472], "z": [1.863, -0.33]}, {"hoverinfo": "skip", "line": {"width": 0.8}, "mode": "lines", "name": "ray", "opacity": 0.25, "showlegend": false, "type": "scatter3d", "x": [-2.033, 0.208], "y": [1.182, 0.3063], "z": [1.863, -0.6791]}, {"hoverinfo": "skip", "line": {"width": 0.8}, "mode": "lines", "name": "ray", "opacity": 0.25, "showlegend": false, "type": "scatter3d", "x": [-2.033, 0.6739], "y": [1.182, -0.5822], "z": [1.863, 0.5175]}, {"hoverinfo": "skip", "line": {"width": 0.8}, "mode": "lines", "name": "ray", "opacity": 0.25, "showlegend": false, "type": "scatter3d", "x": [-2.033, 0.33], "y": [1.182, -0.1681], "z": [1.863, -0.3381]}], "layout": {"margin": {"b": 0, "l": 0, "r": 0, "t": 40}, "scene": {"aspectmode": "data", "xaxis": {"showgrid": true, "title": {"text": ""}}, "yaxis": {"showgrid": true, "title": {"text": ""}}, "zaxis": {"showgrid": true, "title": {"text": ""}}}, "title": {"text": "World & Camera view (frame idx=1, id=000001)"}}}
